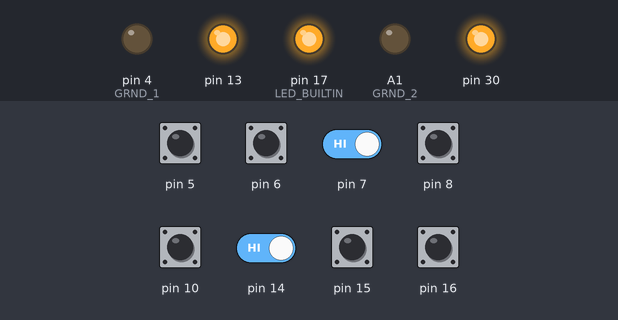
Bench run of a program on a simulated SparkFun Pro Micro, built with avr-gcc and run on an emulated ATmega32U4. Shown: output pins drawn as LEDs (lit = HIGH). The inputs (shaded band) are chosen by the test bench; at power-on: pin 5–8, pin 10, pin 14–16 HIGH. USB keyboard and mouse output is not drawn.

Above: at 1.2 s.
1.3 s: pin 7 driven LOW and pin 14 driven LOW
At 2.1 s:
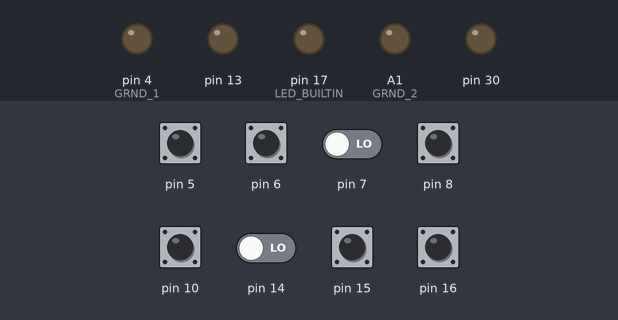
Timing chart, 0 to 4.3 s (numbered marks = the images above; inputs shaded):
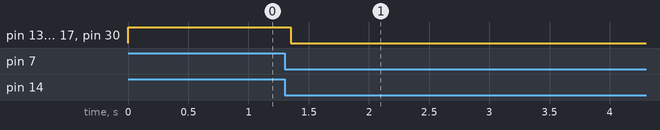

Measured:
- after the input at 1.3 s, pin 13, pin 17 (LED_BUILTIN), pin 30: HIGH → LOW after 0.05 s

The program:

main.cpp
```cpp
#include <Arduino.h>
#include <Joystick.h>

#define GEAR_1 15
#define GEAR_2 5
#define GEAR_3 14
#define GEAR_4 6
#define GEAR_5 16
#define GEAR_6 8
#define GEAR_7 10
#define GEAR_8 7

#define GRND_1 4
#define GRND_2 A1

#define BUTTON_COUNT 10

Joystick_ Joystick(JOYSTICK_DEFAULT_REPORT_ID, JOYSTICK_TYPE_GAMEPAD,
                   BUTTON_COUNT, 0,                // Button Count, Hat Switch Count
                   false, false, false,  // X and Y, but no Z Axis
                   false, false, false,  // No Rx, Ry, or Rz
                   false, false,         // No rudder or throttle
                   false, false, false); // No accelerator, brake, or steering

struct gear
{
  uint8_t joy_number;
  int8_t joy_sequential_number;
  uint8_t pin;
  bool current;
  bool last;
  unsigned long last_debounce;
} typedef gear_t;

gear_t gears[] = {
    {0, -1, GEAR_1, false, false},
    {1, -1, GEAR_2, false, false},
    {2,  8, GEAR_3, false, false},
    {3,  9, GEAR_4, false, false},
    {4, -1, GEAR_5, false, false},
    {5, -1, GEAR_6, false, false},
    {6, -1, GEAR_7, false, false},
    {7, -1, GEAR_8, false, false},
};
const int gears_count = sizeof(gears) / sizeof(gears[0]);

bool sequential_mode = false;
unsigned long last_refresh = 0;
unsigned int debounce = 50;


void write_leds(bool state)
{
  digitalWrite(LED_BUILTIN, state);
  digitalWrite(LED_BUILTIN_TX, state);
  digitalWrite(LED_BUILTIN_RX, state);
}

void setup()
{
  pinMode(GRND_1, OUTPUT);
  pinMode(GRND_2, OUTPUT);

  pinMode(LED_BUILTIN_TX,OUTPUT);
  pinMode(LED_BUILTIN_RX,OUTPUT);
  pinMode(LED_BUILTIN, OUTPUT);

  for (int i = 0; i < gears_count; i++)
  {
    pinMode(gears[i].pin, INPUT_PULLUP);
  }

  digitalWrite(GRND_1, LOW);
  digitalWrite(GRND_2, LOW);

  write_leds(!sequential_mode);
  Joystick.begin(false);

#if DEBUG == 1
  Serial.begin(115200);
#endif
}

void reset_all(int size)
{
  for (int i = 0; i < size; i++)
  {
    Joystick.setButton(i, 0);
  }
}

void loop()
{
  // Define what two buttons pressed at the same time toggle sequential mode
  // Change the array index (ignore the -1)
  gear_t *gear_x = (gear_t *)(&gears[(3) -1]);
  gear_t *gear_y = (gear_t *)(&gears[(8) -1]);
  static bool last_gear_x = 0;
  static bool last_gear_y = 0;

  static bool need_send = false;

  for (int i = 0; i < gears_count; i++)
  {
    gear_t *gear = (gear_t *)(&gears[i]);

    bool reading = !(bool)digitalRead(gear->pin);

    if (reading != gear->last)
    {
      gear->last_debounce = millis();
    }

    if ((millis() - gear->last_debounce) > debounce)
    {
      if (reading != gear->current)
      {
        gear->current = reading;
        if (sequential_mode)
        {
          // Set default number to 0
          Joystick.setButton(gear->joy_number, 0);
          if (gear->joy_sequential_number > 0)
          {
            Joystick.setButton(gear->joy_sequential_number, gear->current);
            need_send = true;
          }
        }
        else
        {
          Joystick.setButton(gear->joy_number, gear->current);
          need_send = true;
        }
      }
    }

    gear->last = reading;
  }

  if ((gear_x->current != last_gear_x) && (gear_y->current != last_gear_y))
  {
      if (gear_x->current && gear_y->current)
      {
        sequential_mode = !sequential_mode;
#if DEBUG == 1
        Serial.print("Sequencial mode ");
        Serial.print(sequential_mode);
        Serial.println();
#endif
        write_leds(!sequential_mode);

        reset_all(BUTTON_COUNT - 1);
      }

    last_gear_x = gear_x->current;
    last_gear_y = gear_y->current;
  }

  if (need_send)
  {
    Joystick.sendState();
    need_send = false;
  }

}
```
